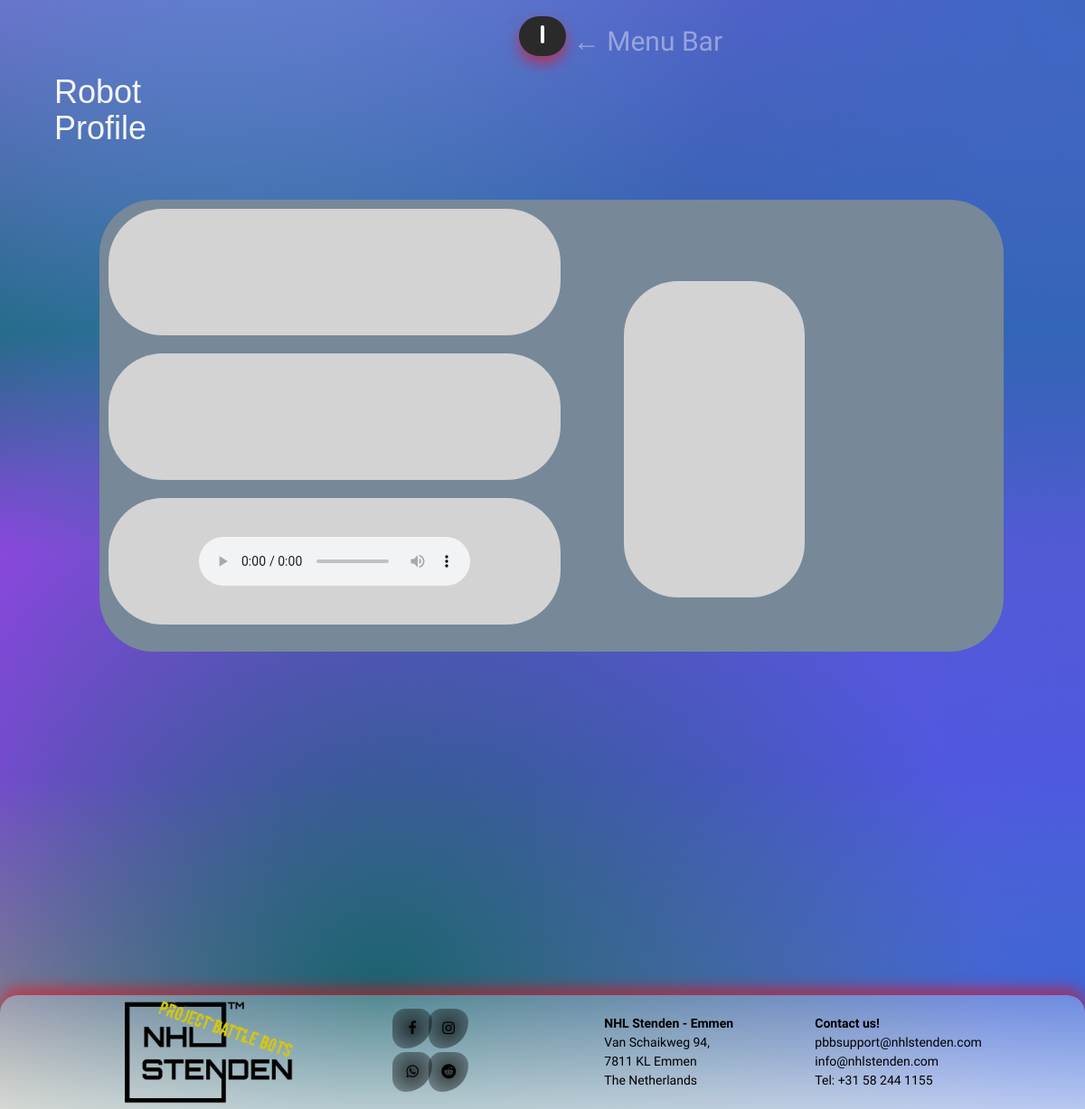
Page /profilerobot.php?robotName=Robot_F on the earlier database version.
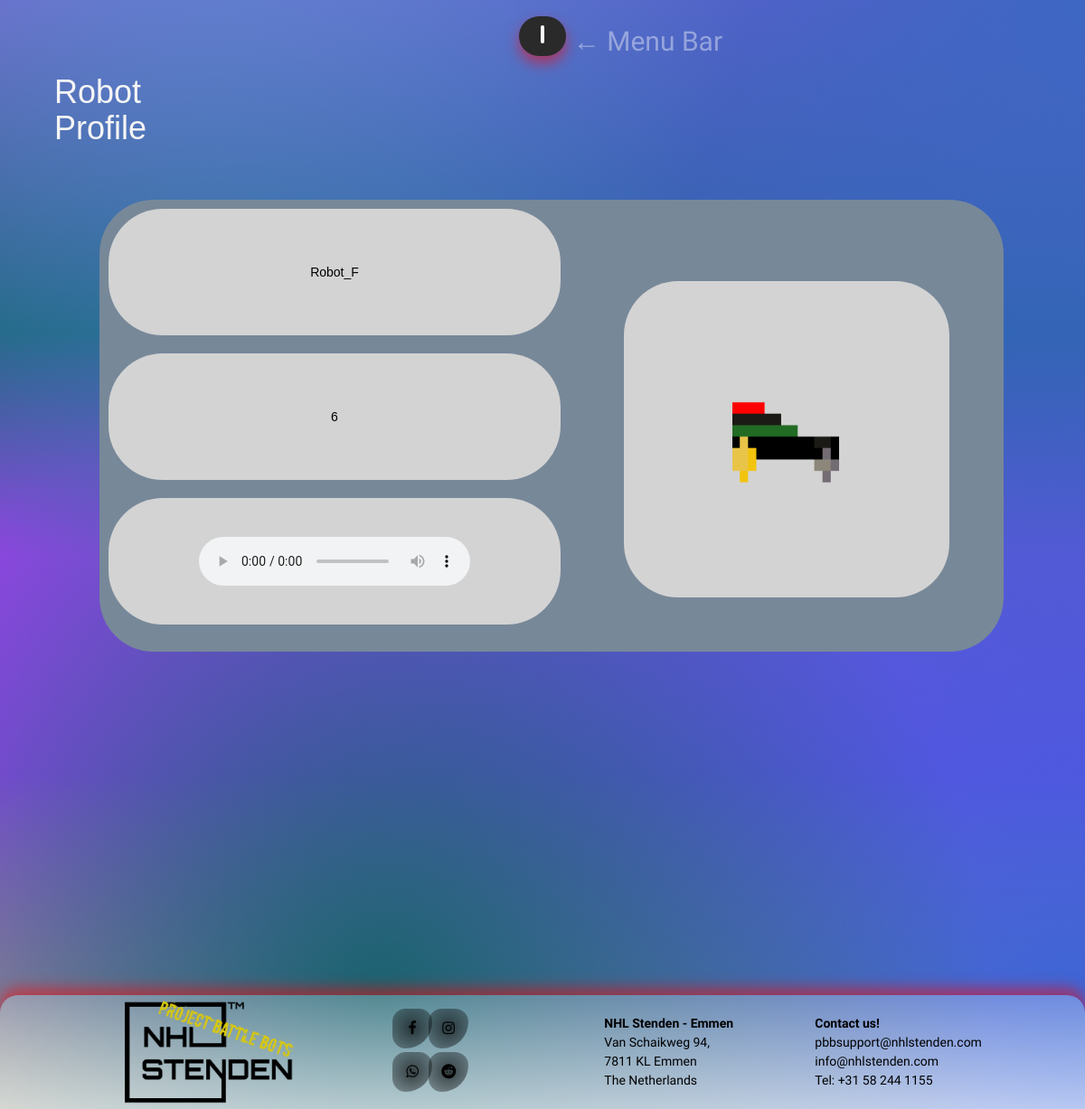
Same page on the later database version.
### tables this page shows
CREATE TABLE `robots` (
  `robotName` varchar(100) NOT NULL,
  `serialNum` varchar(255) NOT NULL,
  `sound` blob NOT NULL,
  `robotPicture` varchar(50) NOT NULL,
  `teamName` varchar(255) NOT NULL,
  `points` int(11) NOT NULL,
  `password` varchar(255) NOT NULL,
  `mac` varchar(40) NOT NULL,
  `ip` varchar(40) NOT NULL
);

### profilerobot.php (the view, shortened to what this page needs)
<?php
	if ($_SERVER['REQUEST_METHOD'] === 'GET') {
      if (isset($_GET['robotName'])) {
        $robotName = $_GET['robotName'];
        $info = "SELECT * FROM robots WHERE robotName = ?";
        if ($stmt = mysqli_prepare($conn, $info)) {
          mysqli_stmt_bind_param($stmt, 's', $robotName);
          if (mysqli_stmt_execute($stmt)) {
            $infoR = mysqli_stmt_get_result($stmt);
            mysqli_fetch_array($infoR);
          } else {
            echo "error" . mysqli_error($conn);
          }
        } else {
          echo "error" . mysqli_error($conn);
        }
      }
    }
?>
<link rel="stylesheet" href="https://maxcdn.bootstrapcdn.com/bootstrap/3.3.4/css/bootstrap.min.css">
<!DOCTYPE html>
<html lang="en">
	<head>
		<link rel="stylesheet" type="text/css" href="./style/style.css">
	</head>
	<body>
	  <?php
	    if(isset($_SESSION['loggedIn']) && $_SESSION['loggedIn'] == 1){
	          include('header.php');
	    } elseif (isset($_SESSION['robotLoggedIn']) && $_SESSION['robotLoggedIn'] == TRUE) {
	          include('headerRobot.php');
	    } else {
	        include('header.php');
	    }
	  ?>
	<div class="body">
		<div id="profileCenterTitle">
			<h1>Robot <br> Profile</h1>
		</div>
		<div class="squarecolor">
			<div class="overall">
				<div class="squarecolorsmall">
					<?php
						if ($_GET['robotName']) {
							if ($infoR) {
								foreach ($infoR as $robot) {
									echo $robot['robotName'];
								}
							}
						}
					?>
				</div>
				<div class="squarecolorsmall">
					<?php
						if ($_GET['robotName']) {
							if ($infoR) {
								foreach ($infoR as $robot) {
									echo $robot['serialNum'];
								}
							}
						}
					?>
				</div>
				<div class="squarecolorsmall">
					<audio controls>
						<source src="./assets/sound.mp3" type="audio/mp3">
					</audio>
				</div>
			</div>
			<div class="overall2">
				<div class="squarecolorbig">
					<?php
						if ($_GET['robotName']) {
							if ($infoR) {
								foreach ($infoR as $robot) {
	                              echo "<img src='uploads/robots/robot0.png' alt='Picture of the robot' class='robotimg'>";
								}
							}
						}
					?>
				</div>
			</div>
		</div>
	</div>
	</body>
</html>

Differences in the rows shown:
added robots: robotName "Robot_F", serialNum "6"
